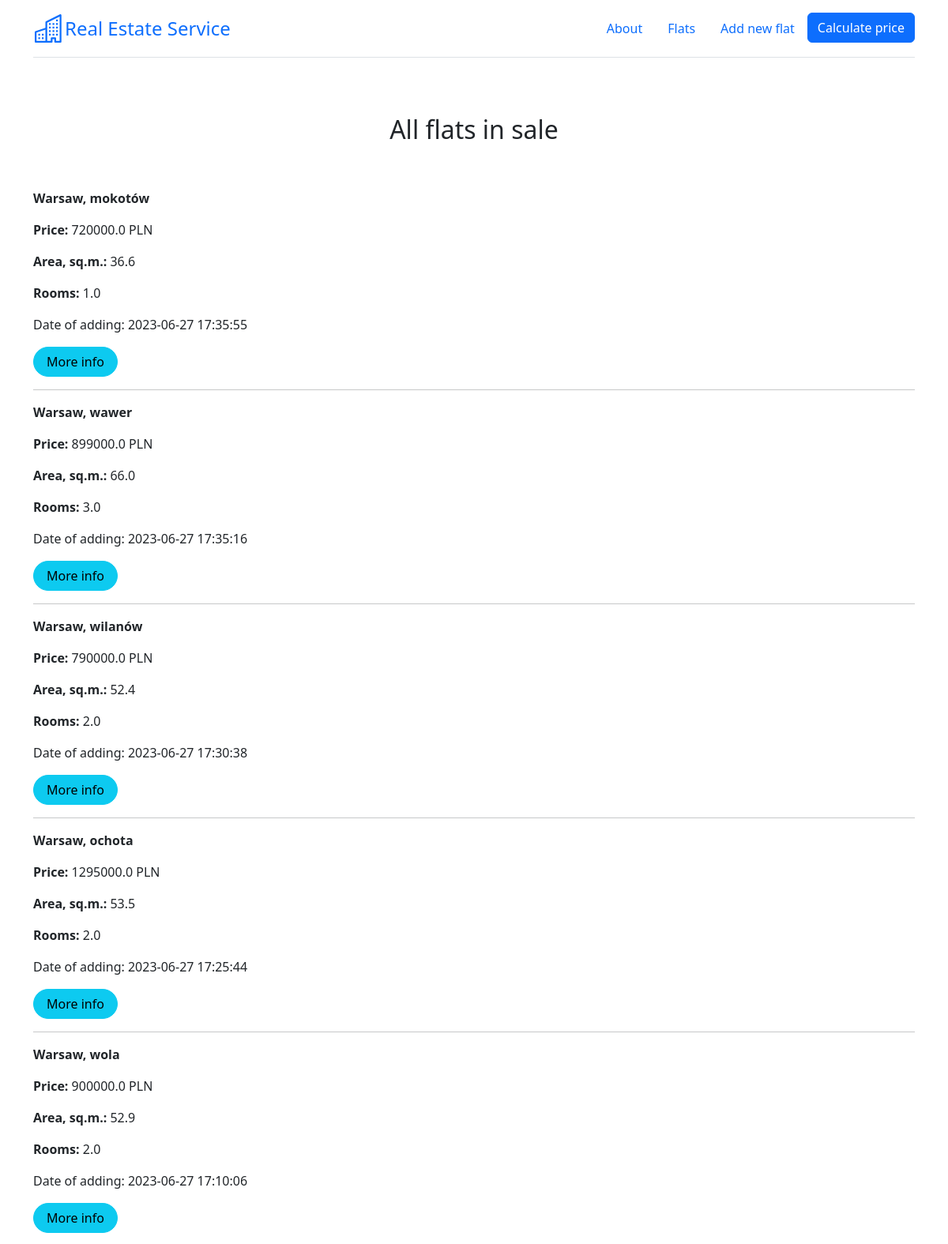
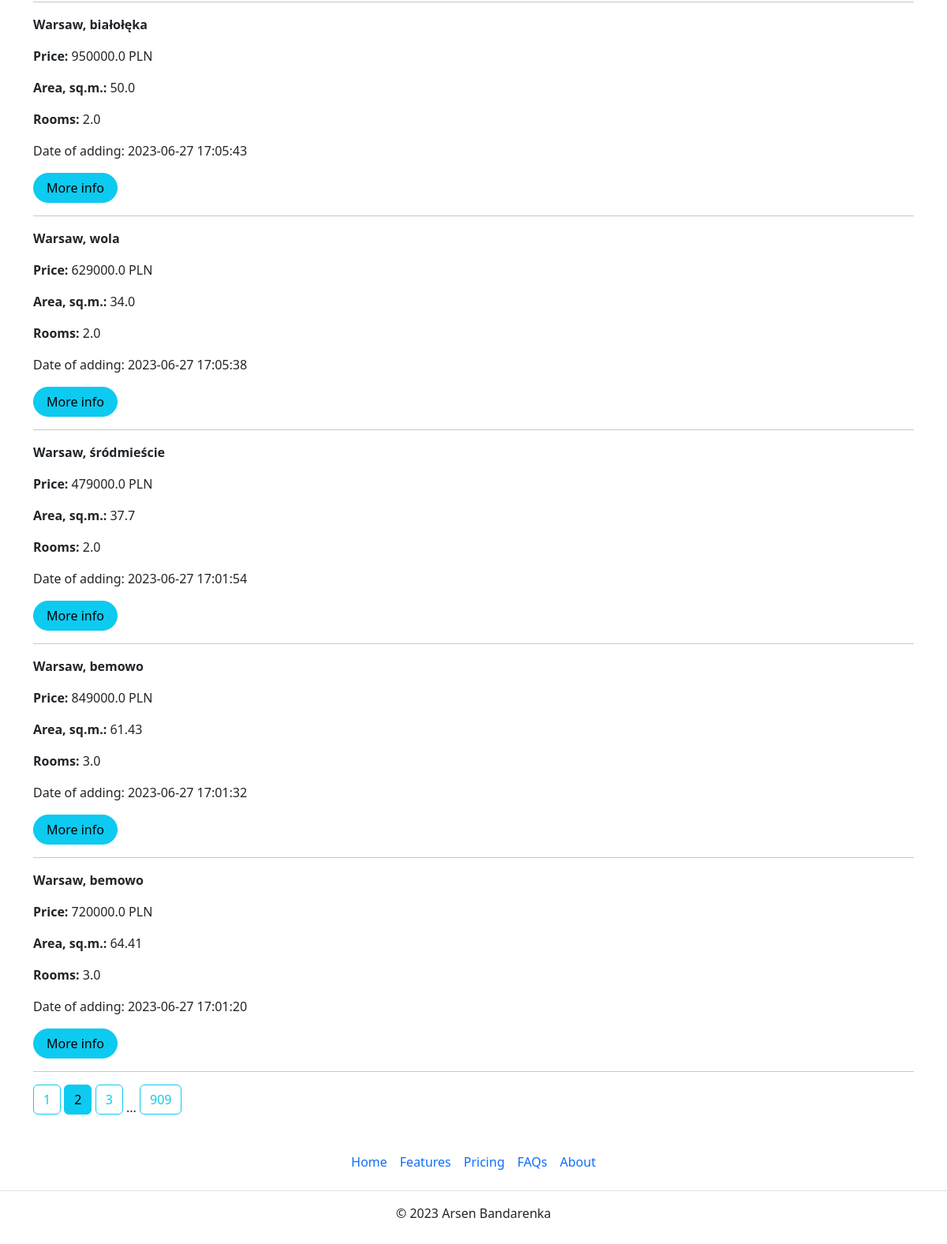
Page /flats?page=2 on the earlier database version (2 pictures, top to bottom).
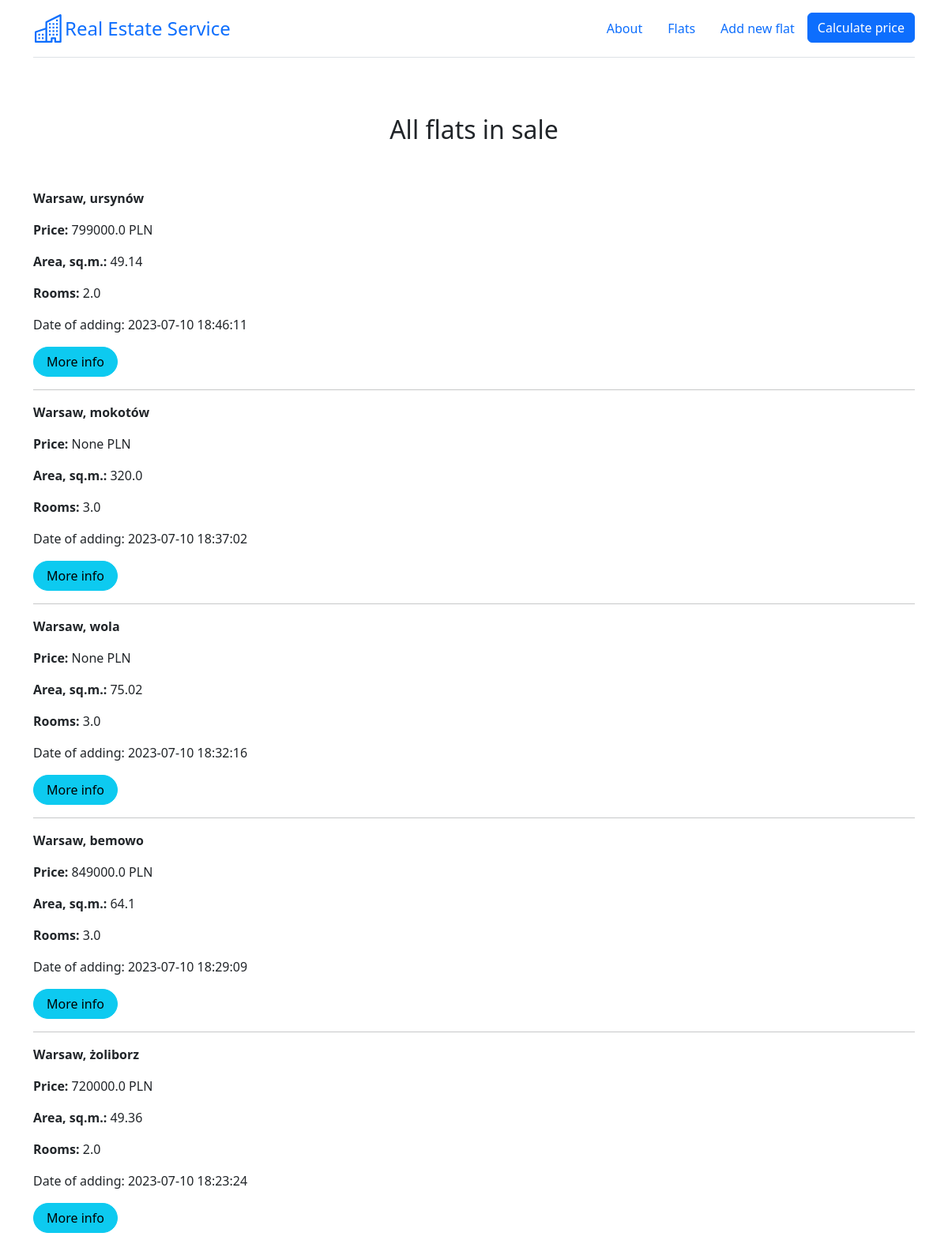
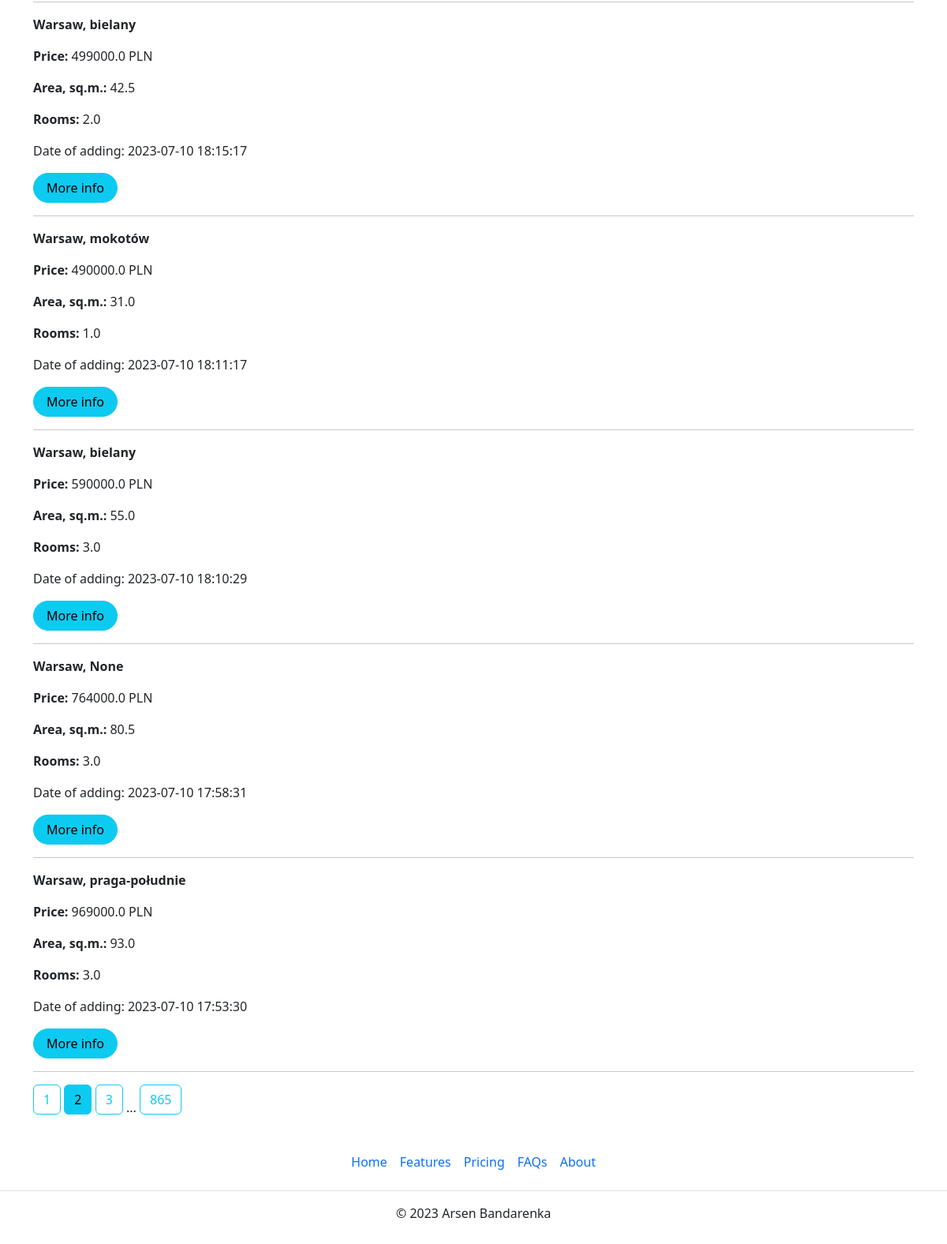
Same page on the later database version (2 pictures, top to bottom).
### app.py (models this page shows)
class Flat(db.Model):
    __tablename__ = "flats_load"
    __table_args__ = {'extend_existing': True}
    id = db.Column(db.Integer, primary_key=True, unique=True)
    district = db.Column(db.Text)
    street = db.Column(db.Text)
    price = db.Column(db.Float)
    area = db.Column(db.Float)
    rooms = db.Column(db.Integer)
    renovation = db.Column(db.Integer)
    floor = db.Column(db.Integer)
    market = db.Column(db.Integer)
    elevator = db.Column(db.Integer)
    balcony = db.Column(db.Integer)
    terrace = db.Column(db.Integer)
    garden = db.Column(db.Integer)
    central_heating = db.Column(db.Integer)
    seller = db.Column(db.Integer)
    blok = db.Column(db.Integer)
    parking = db.Column(db.Integer)
    publication_date = db.Column(db.DateTime, default=datetime.datetime.now())

### app.py (the view)
@app.route('/flats')
def show_flats():
    page = request.args.get('page', 1, type=int)
    flats = db.paginate(db.select(Flat).order_by(Flat.publication_date.desc()), page=page, per_page=10)
    return render_template('gpt_page.html', flats=flats, floor_dict=floor_dict)

### templates/gpt_page.html (shortened to what this page needs)
{% extends 'base.html' %}
{% block text_center %}<h2>All flats in sale</h2>{% endblock %}
{% block body %}
{% for flat in flats.items %}
    <p><strong>Warsaw, {{flat.district}}</strong></p>
    <p><strong>Price: </strong> {{flat.price}} PLN</p>
    <p><strong>Area, sq.m.: </strong> {{flat.area}}</p>
    <p><strong>Rooms: </strong> {{flat.rooms}}</p>
    <p>Date of adding: {{flat.publication_date}}</p>
    <a href="/flats/{{ flat.id }}" class="btn btn-info rounded-pill px-3">More info</a>
    <hr>
{% endfor %}
{% for page_num in flats.iter_pages(left_edge=1, left_current=1, right_current=1, right_edge=1) %}
{% if page_num %}
    {% if flats.page == page_num %}
    <a class="btn btn-info mb-4" href="{{ url_for('show_flats', page=page_num) }}">{{ page_num }}</a>
    {% else %}
    <a class="btn btn-outline-info mb-4" href="{{ url_for('show_flats', page=page_num) }}">{{ page_num }}</a>
    {% endif %}
{% else %}
...
{% endif %}
{% endfor %}
{% endblock %}

Differences in the rows shown:
no longer on this page (row edited): Flat: district "mokotów", price "720000.0", area "36.6", rooms "1.0", publication_date "2023-06-27 17:35:55"
no longer on this page (row edited): Flat: district "wawer", price "899000.0", area "66.0", rooms "3.0", publication_date "2023-06-27 17:35:16"
no longer on this page (row edited): Flat: district "wilanów", price "790000.0", area "52.4", rooms "2.0", publication_date "2023-06-27 17:30:38"
no longer on this page (row edited): Flat: district "ochota", price "1295000.0", area "53.5", rooms "2.0", publication_date "2023-06-27 17:25:44"
no longer on this page (row edited): Flat: district "wola", price "900000.0", area "52.9", rooms "2.0", publication_date "2023-06-27 17:10:06"
no longer on this page (row edited): Flat: district "białołęka", price "950000.0", area "50.0", rooms "2.0", publication_date "2023-06-27 17:05:43"
no longer on this page (row edited): Flat: district "wola", price "629000.0", area "34.0", rooms "2.0", publication_date "2023-06-27 17:05:38"
no longer on this page (row edited): Flat: district "śródmieście", price "479000.0", area "37.7", rooms "2.0", publication_date "2023-06-27 17:01:54"
no longer on this page (row edited): Flat: district "bemowo", price "849000.0", area "61.43", rooms "3.0", publication_date "2023-06-27 17:01:32"
no longer on this page (row edited): Flat: district "bemowo", price "720000.0", area "64.41", rooms "3.0", publication_date "2023-06-27 17:01:20"
now on this page (row edited): Flat: district "ursynów", price "799000.0", area "49.14", rooms "2.0", publication_date "2023-07-10 18:46:11"
now on this page (row edited): Flat: district "mokotów", price "None", area "320.0", rooms "3.0", publication_date "2023-07-10 18:37:02"
now on this page (row edited): Flat: district "wola", price "None", area "75.02", rooms "3.0", publication_date "2023-07-10 18:32:16"
now on this page (row edited): Flat: district "bemowo", price "849000.0", area "64.1", rooms "3.0", publication_date "2023-07-10 18:29:09"
now on this page (row edited): Flat: district "żoliborz", price "720000.0", area "49.36", rooms "2.0", publication_date "2023-07-10 18:23:24"
now on this page (row edited): Flat: district "bielany", price "499000.0", area "42.5", rooms "2.0", publication_date "2023-07-10 18:15:17"
now on this page (row edited): Flat: district "mokotów", price "490000.0", area "31.0", rooms "1.0", publication_date "2023-07-10 18:11:17"
now on this page (row edited): Flat: district "bielany", price "590000.0", area "55.0", rooms "3.0", publication_date "2023-07-10 18:10:29"
now on this page (row edited): Flat: district "None", price "764000.0", area "80.5", rooms "3.0", publication_date "2023-07-10 17:58:31"
now on this page (row edited): Flat: district "praga-południe", price "969000.0", area "93.0", rooms "3.0", publication_date "2023-07-10 17:53:30"
Other differences:
new list line: "865"
list line gone: "909"
